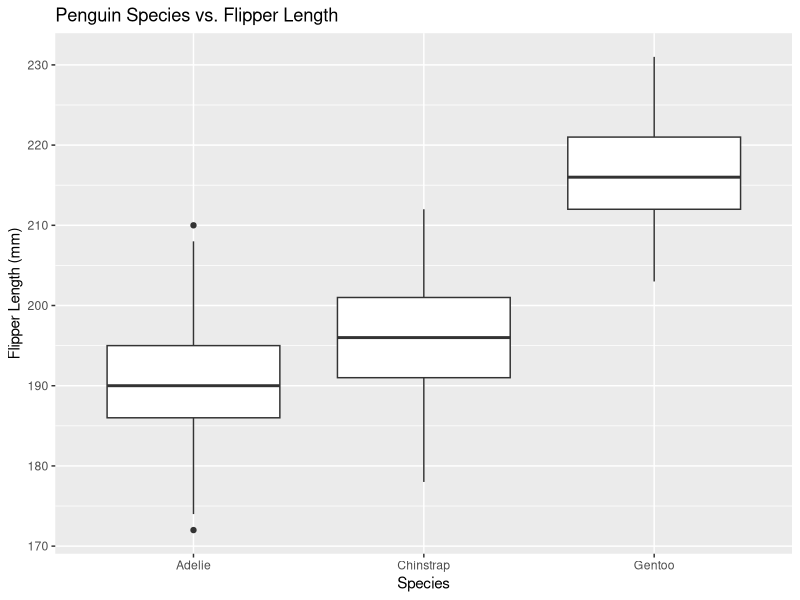
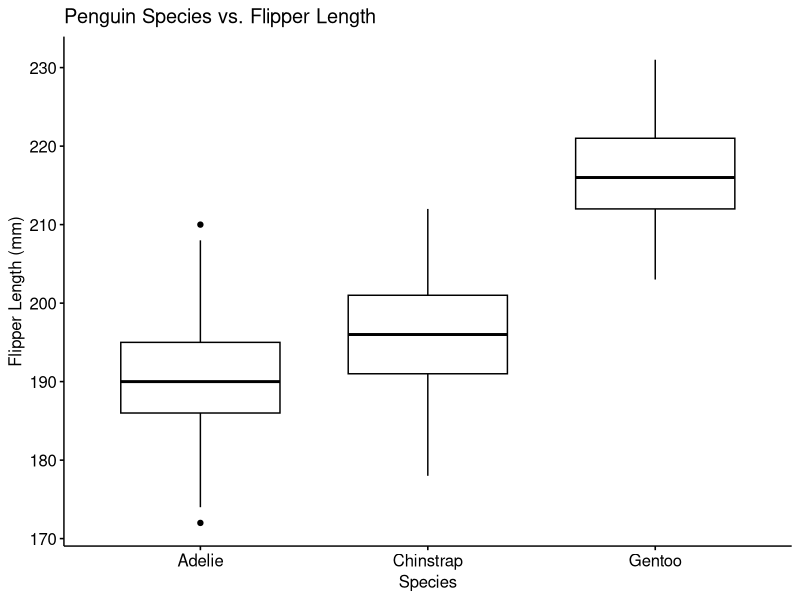

R code for these plots, in order:
## ---- chunk 1
knitr::opts_chunk$set(echo = TRUE)
## ---- chunk 2
library(tidyverse)
library(ggplot2)
library(ggpubr)
library(palmerpenguins)
## ---- chunk 3
penguins <- penguins
## ---- chunk 4
ggplot(penguins, aes(x = species, y = flipper_length_mm)) +
  geom_boxplot() +
  labs(title = "Penguin Species vs. Flipper Length", x = "Species",
       y = "Flipper Length (mm)")

## ---- chunk 5
ggboxplot(penguins, x = "species", y = "flipper_length_mm", 
          title = "Penguin Species vs. Flipper Length", xlab = "Species",
       ylab = "Flipper Length (mm)")
